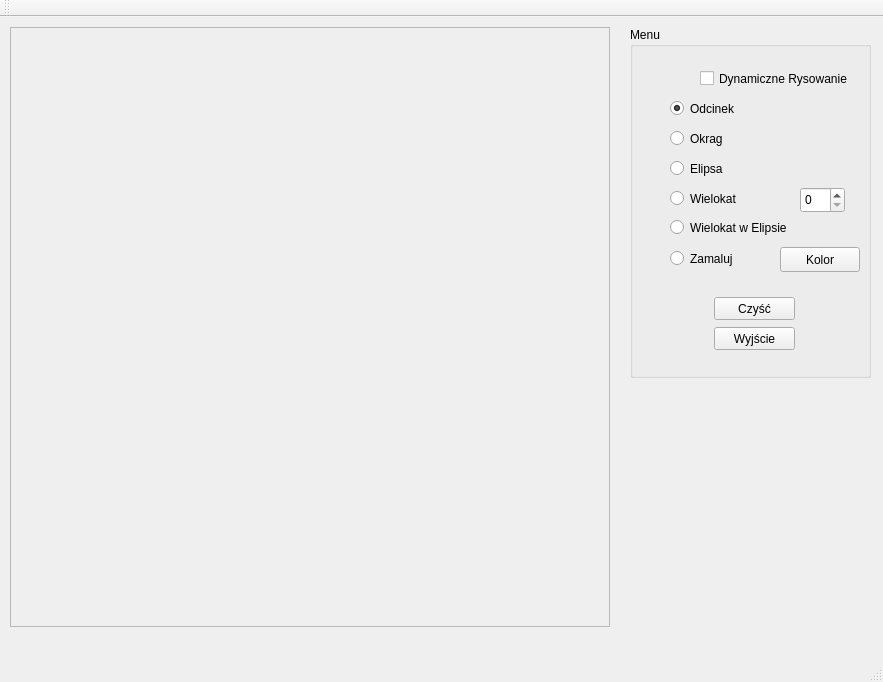
<?xml version="1.0" encoding="UTF-8"?>
<ui version="4.0">
 <class>MyWindow</class>
 <widget class="QMainWindow" name="MyWindow">
  <property name="geometry">
   <rect>
    <x>0</x>
    <y>0</y>
    <width>883</width>
    <height>682</height>
   </rect>
  </property>
  <property name="windowTitle">
   <string>MyWindow</string>
  </property>
  <widget class="QWidget" name="centralWidget">
   <widget class="QFrame" name="rysujFrame">
    <property name="geometry">
     <rect>
      <x>10</x>
      <y>10</y>
      <width>600</width>
      <height>600</height>
     </rect>
    </property>
    <property name="frameShape">
     <enum>QFrame::StyledPanel</enum>
    </property>
    <property name="frameShadow">
     <enum>QFrame::Raised</enum>
    </property>
   </widget>
   <widget class="QGroupBox" name="groupBox">
    <property name="geometry">
     <rect>
      <x>630</x>
      <y>10</y>
      <width>241</width>
      <height>351</height>
     </rect>
    </property>
    <property name="title">
     <string>Menu</string>
    </property>
    <widget class="QPushButton" name="cleanButton">
     <property name="geometry">
      <rect>
       <x>84</x>
       <y>270</y>
       <width>81</width>
       <height>23</height>
      </rect>
     </property>
     <property name="text">
      <string>Czyść</string>
     </property>
    </widget>
    <widget class="QPushButton" name="exitButton">
     <property name="geometry">
      <rect>
       <x>84</x>
       <y>300</y>
       <width>81</width>
       <height>23</height>
      </rect>
     </property>
     <property name="text">
      <string>Wyjście</string>
     </property>
    </widget>
    <widget class="QRadioButton" name="RadioButton">
     <property name="geometry">
      <rect>
       <x>40</x>
       <y>70</y>
       <width>121</width>
       <height>23</height>
      </rect>
     </property>
     <property name="text">
      <string>Odcinek</string>
     </property>
     <property name="checked">
      <bool>true</bool>
     </property>
    </widget>
    <widget class="QRadioButton" name="radioButton">
     <property name="geometry">
      <rect>
       <x>40</x>
       <y>100</y>
       <width>121</width>
       <height>23</height>
      </rect>
     </property>
     <property name="text">
      <string>Okrag</string>
     </property>
    </widget>
    <widget class="QRadioButton" name="radioButton_2">
     <property name="geometry">
      <rect>
       <x>40</x>
       <y>130</y>
       <width>95</width>
       <height>23</height>
      </rect>
     </property>
     <property name="text">
      <string>Elipsa</string>
     </property>
    </widget>
    <widget class="QRadioButton" name="radioButton_3">
     <property name="geometry">
      <rect>
       <x>40</x>
       <y>160</y>
       <width>95</width>
       <height>23</height>
      </rect>
     </property>
     <property name="text">
      <string>Wielokat</string>
     </property>
    </widget>
    <widget class="QRadioButton" name="radioButton_4">
     <property name="geometry">
      <rect>
       <x>40</x>
       <y>190</y>
       <width>131</width>
       <height>21</height>
      </rect>
     </property>
     <property name="text">
      <string>Wielokat w Elipsie</string>
     </property>
    </widget>
    <widget class="QCheckBox" name="checkBox">
     <property name="geometry">
      <rect>
       <x>70</x>
       <y>40</y>
       <width>151</width>
       <height>23</height>
      </rect>
     </property>
     <property name="text">
      <string>Dynamiczne Rysowanie</string>
     </property>
    </widget>
    <widget class="QSpinBox" name="spinBox">
     <property name="geometry">
      <rect>
       <x>170</x>
       <y>160</y>
       <width>45</width>
       <height>26</height>
      </rect>
     </property>
    </widget>
    <widget class="QPushButton" name="pushButton">
     <property name="geometry">
      <rect>
       <x>150</x>
       <y>220</y>
       <width>80</width>
       <height>25</height>
      </rect>
     </property>
     <property name="text">
      <string>Kolor</string>
     </property>
    </widget>
    <widget class="QRadioButton" name="radioButton_5">
     <property name="geometry">
      <rect>
       <x>40</x>
       <y>220</y>
       <width>95</width>
       <height>23</height>
      </rect>
     </property>
     <property name="text">
      <string>Zamaluj</string>
     </property>
    </widget>
   </widget>
  </widget>
  <widget class="QMenuBar" name="menuBar">
   <property name="geometry">
    <rect>
     <x>0</x>
     <y>0</y>
     <width>883</width>
     <height>22</height>
    </rect>
   </property>
  </widget>
  <widget class="QToolBar" name="mainToolBar">
   <attribute name="toolBarArea">
    <enum>TopToolBarArea</enum>
   </attribute>
   <attribute name="toolBarBreak">
    <bool>false</bool>
   </attribute>
  </widget>
  <widget class="QStatusBar" name="statusBar"/>
 </widget>
 <layoutdefault spacing="6" margin="11"/>
 <resources/>
 <connections/>
</ui>
